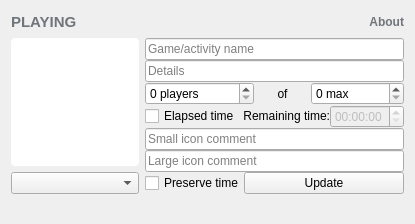
<?xml version="1.0" encoding="UTF-8"?>
<ui version="4.0">
 <class>MainWinClass</class>
 <widget class="QMainWindow" name="MainWinClass">
  <property name="windowModality">
   <enum>Qt::NonModal</enum>
  </property>
  <property name="enabled">
   <bool>true</bool>
  </property>
  <property name="geometry">
   <rect>
    <x>0</x>
    <y>0</y>
    <width>415</width>
    <height>224</height>
   </rect>
  </property>
  <property name="sizePolicy">
   <sizepolicy hsizetype="Fixed" vsizetype="Fixed">
    <horstretch>0</horstretch>
    <verstretch>0</verstretch>
   </sizepolicy>
  </property>
  <property name="maximumSize">
   <size>
    <width>16777215</width>
    <height>16777215</height>
   </size>
  </property>
  <property name="contextMenuPolicy">
   <enum>Qt::NoContextMenu</enum>
  </property>
  <property name="acceptDrops">
   <bool>false</bool>
  </property>
  <property name="windowTitle">
   <string>Discord Rich Presence Tool</string>
  </property>
  <property name="windowIcon">
   <iconset resource="drpt.qrc">
    <normaloff>:/misc/Resources/icon.png</normaloff>:/misc/Resources/icon.png</iconset>
  </property>
  <property name="layoutDirection">
   <enum>Qt::LeftToRight</enum>
  </property>
  <property name="autoFillBackground">
   <bool>false</bool>
  </property>
  <property name="documentMode">
   <bool>false</bool>
  </property>
  <property name="dockOptions">
   <set>QMainWindow::AllowTabbedDocks|QMainWindow::AnimatedDocks</set>
  </property>
  <property name="unifiedTitleAndToolBarOnMac">
   <bool>false</bool>
  </property>
  <widget class="QWidget" name="centralWidget">
   <layout class="QGridLayout" name="gridLayout">
    <item row="0" column="0">
     <layout class="QVBoxLayout" name="verticalLayout_2">
      <item>
       <layout class="QHBoxLayout" name="horizontalLayout">
        <item>
         <widget class="QLabel" name="labelPlaying">
          <property name="font">
           <font>
            <pointsize>11</pointsize>
            <weight>75</weight>
            <bold>true</bold>
           </font>
          </property>
          <property name="styleSheet">
           <string notr="true">color: #70757C</string>
          </property>
          <property name="text">
           <string>PLAYING</string>
          </property>
          <property name="margin">
           <number>0</number>
          </property>
         </widget>
        </item>
        <item>
         <widget class="AboutLabel" name="labelAbout">
          <property name="sizePolicy">
           <sizepolicy hsizetype="Fixed" vsizetype="Preferred">
            <horstretch>0</horstretch>
            <verstretch>0</verstretch>
           </sizepolicy>
          </property>
          <property name="font">
           <font>
            <weight>75</weight>
            <bold>true</bold>
           </font>
          </property>
          <property name="styleSheet">
           <string notr="true">color: #70757C;</string>
          </property>
          <property name="text">
           <string>About</string>
          </property>
          <property name="alignment">
           <set>Qt::AlignRight|Qt::AlignTrailing|Qt::AlignVCenter</set>
          </property>
         </widget>
        </item>
       </layout>
      </item>
      <item>
       <layout class="QHBoxLayout" name="horizontalLayout_2">
        <item>
         <layout class="QVBoxLayout" name="verticalLayout">
          <property name="spacing">
           <number>6</number>
          </property>
          <item>
           <widget class="QLabel" name="labelPlayPic">
            <property name="sizePolicy">
             <sizepolicy hsizetype="Fixed" vsizetype="Fixed">
              <horstretch>0</horstretch>
              <verstretch>0</verstretch>
             </sizepolicy>
            </property>
            <property name="minimumSize">
             <size>
              <width>128</width>
              <height>128</height>
             </size>
            </property>
            <property name="maximumSize">
             <size>
              <width>128</width>
              <height>128</height>
             </size>
            </property>
            <property name="styleSheet">
             <string notr="true">background-color: #FFFFFF; border-radius: 4px;</string>
            </property>
            <property name="text">
             <string/>
            </property>
            <property name="scaledContents">
             <bool>true</bool>
            </property>
            <property name="alignment">
             <set>Qt::AlignCenter</set>
            </property>
            <property name="margin">
             <number>8</number>
            </property>
           </widget>
          </item>
          <item>
           <widget class="QComboBox" name="comboIcon">
            <property name="sizePolicy">
             <sizepolicy hsizetype="Preferred" vsizetype="Fixed">
              <horstretch>0</horstretch>
              <verstretch>0</verstretch>
             </sizepolicy>
            </property>
            <property name="minimumSize">
             <size>
              <width>128</width>
              <height>0</height>
             </size>
            </property>
            <property name="maximumSize">
             <size>
              <width>128</width>
              <height>16777215</height>
             </size>
            </property>
            <property name="editable">
             <bool>false</bool>
            </property>
            <property name="currentIndex">
             <number>-1</number>
            </property>
           </widget>
          </item>
         </layout>
        </item>
        <item>
         <layout class="QVBoxLayout" name="verticalRich">
          <property name="spacing">
           <number>0</number>
          </property>
          <property name="sizeConstraint">
           <enum>QLayout::SetDefaultConstraint</enum>
          </property>
          <property name="leftMargin">
           <number>0</number>
          </property>
          <property name="topMargin">
           <number>0</number>
          </property>
          <property name="rightMargin">
           <number>0</number>
          </property>
          <property name="bottomMargin">
           <number>0</number>
          </property>
          <item>
           <widget class="QLineEdit" name="lineDetails">
            <property name="sizePolicy">
             <sizepolicy hsizetype="Preferred" vsizetype="Fixed">
              <horstretch>0</horstretch>
              <verstretch>0</verstretch>
             </sizepolicy>
            </property>
            <property name="minimumSize">
             <size>
              <width>255</width>
              <height>0</height>
             </size>
            </property>
            <property name="maxLength">
             <number>128</number>
            </property>
            <property name="placeholderText">
             <string>Game/activity name</string>
            </property>
           </widget>
          </item>
          <item>
           <widget class="QLineEdit" name="lineState">
            <property name="sizePolicy">
             <sizepolicy hsizetype="Preferred" vsizetype="Fixed">
              <horstretch>0</horstretch>
              <verstretch>0</verstretch>
             </sizepolicy>
            </property>
            <property name="minimumSize">
             <size>
              <width>255</width>
              <height>0</height>
             </size>
            </property>
            <property name="maxLength">
             <number>128</number>
            </property>
            <property name="placeholderText">
             <string>Details</string>
            </property>
           </widget>
          </item>
          <item>
           <layout class="QHBoxLayout" name="horizontalLayout_3">
            <property name="spacing">
             <number>0</number>
            </property>
            <property name="bottomMargin">
             <number>0</number>
            </property>
            <item>
             <widget class="QSpinBox" name="spinPartySize">
              <property name="sizePolicy">
               <sizepolicy hsizetype="Preferred" vsizetype="Fixed">
                <horstretch>0</horstretch>
                <verstretch>0</verstretch>
               </sizepolicy>
              </property>
              <property name="suffix">
               <string> players</string>
              </property>
              <property name="maximum">
               <number>2147483647</number>
              </property>
             </widget>
            </item>
            <item>
             <widget class="QLabel" name="labelOf">
              <property name="text">
               <string>of</string>
              </property>
              <property name="alignment">
               <set>Qt::AlignCenter</set>
              </property>
              <property name="margin">
               <number>4</number>
              </property>
             </widget>
            </item>
            <item>
             <widget class="QSpinBox" name="spinPartyMax">
              <property name="sizePolicy">
               <sizepolicy hsizetype="Preferred" vsizetype="Fixed">
                <horstretch>0</horstretch>
                <verstretch>0</verstretch>
               </sizepolicy>
              </property>
              <property name="suffix">
               <string> max</string>
              </property>
              <property name="minimum">
               <number>0</number>
              </property>
              <property name="maximum">
               <number>2147483647</number>
              </property>
             </widget>
            </item>
           </layout>
          </item>
          <item>
           <layout class="QHBoxLayout" name="horizontalLayout_4">
            <property name="spacing">
             <number>0</number>
            </property>
            <item>
             <widget class="QCheckBox" name="checkElapsed">
              <property name="sizePolicy">
               <sizepolicy hsizetype="Preferred" vsizetype="Fixed">
                <horstretch>0</horstretch>
                <verstretch>0</verstretch>
               </sizepolicy>
              </property>
              <property name="text">
               <string>Elapsed time</string>
              </property>
             </widget>
            </item>
            <item>
             <widget class="QLabel" name="labelRemain">
              <property name="sizePolicy">
               <sizepolicy hsizetype="Preferred" vsizetype="Fixed">
                <horstretch>0</horstretch>
                <verstretch>0</verstretch>
               </sizepolicy>
              </property>
              <property name="text">
               <string>Remaining time:</string>
              </property>
              <property name="alignment">
               <set>Qt::AlignRight|Qt::AlignTrailing|Qt::AlignVCenter</set>
              </property>
              <property name="margin">
               <number>2</number>
              </property>
             </widget>
            </item>
            <item>
             <widget class="QTimeEdit" name="timeRemain">
              <property name="enabled">
               <bool>false</bool>
              </property>
              <property name="sizePolicy">
               <sizepolicy hsizetype="Fixed" vsizetype="Fixed">
                <horstretch>0</horstretch>
                <verstretch>0</verstretch>
               </sizepolicy>
              </property>
              <property name="dateTime">
               <datetime>
                <hour>0</hour>
                <minute>0</minute>
                <second>0</second>
                <year>2000</year>
                <month>1</month>
                <day>1</day>
               </datetime>
              </property>
              <property name="displayFormat">
               <string>HH:mm:ss</string>
              </property>
             </widget>
            </item>
           </layout>
          </item>
          <item>
           <widget class="QLineEdit" name="lineSmallText">
            <property name="sizePolicy">
             <sizepolicy hsizetype="Preferred" vsizetype="Fixed">
              <horstretch>0</horstretch>
              <verstretch>0</verstretch>
             </sizepolicy>
            </property>
            <property name="minimumSize">
             <size>
              <width>255</width>
              <height>0</height>
             </size>
            </property>
            <property name="maxLength">
             <number>128</number>
            </property>
            <property name="placeholderText">
             <string>Small icon comment</string>
            </property>
           </widget>
          </item>
          <item>
           <widget class="QLineEdit" name="lineLargeText">
            <property name="sizePolicy">
             <sizepolicy hsizetype="Preferred" vsizetype="Fixed">
              <horstretch>0</horstretch>
              <verstretch>0</verstretch>
             </sizepolicy>
            </property>
            <property name="minimumSize">
             <size>
              <width>255</width>
              <height>0</height>
             </size>
            </property>
            <property name="maxLength">
             <number>128</number>
            </property>
            <property name="placeholderText">
             <string>Large icon comment</string>
            </property>
           </widget>
          </item>
          <item>
           <layout class="QHBoxLayout" name="horizontalLayout_5">
            <property name="spacing">
             <number>0</number>
            </property>
            <item>
             <widget class="QCheckBox" name="checkPreserve">
              <property name="enabled">
               <bool>true</bool>
              </property>
              <property name="sizePolicy">
               <sizepolicy hsizetype="Preferred" vsizetype="Fixed">
                <horstretch>0</horstretch>
                <verstretch>0</verstretch>
               </sizepolicy>
              </property>
              <property name="text">
               <string>Preserve time</string>
              </property>
             </widget>
            </item>
            <item>
             <widget class="QPushButton" name="butUpdate">
              <property name="sizePolicy">
               <sizepolicy hsizetype="Expanding" vsizetype="Fixed">
                <horstretch>0</horstretch>
                <verstretch>0</verstretch>
               </sizepolicy>
              </property>
              <property name="minimumSize">
               <size>
                <width>0</width>
                <height>0</height>
               </size>
              </property>
              <property name="text">
               <string>Update</string>
              </property>
             </widget>
            </item>
           </layout>
          </item>
         </layout>
        </item>
       </layout>
      </item>
     </layout>
    </item>
   </layout>
  </widget>
  <widget class="QStatusBar" name="statusBar">
   <property name="sizePolicy">
    <sizepolicy hsizetype="Preferred" vsizetype="Preferred">
     <horstretch>0</horstretch>
     <verstretch>0</verstretch>
    </sizepolicy>
   </property>
   <property name="sizeGripEnabled">
    <bool>false</bool>
   </property>
  </widget>
  <action name="actionExit">
   <property name="text">
    <string>Exit</string>
   </property>
   <property name="menuRole">
    <enum>QAction::QuitRole</enum>
   </property>
   <property name="iconVisibleInMenu">
    <bool>true</bool>
   </property>
   <property name="shortcutVisibleInContextMenu">
    <bool>true</bool>
   </property>
  </action>
  <action name="actionAbout">
   <property name="checkable">
    <bool>false</bool>
   </property>
   <property name="checked">
    <bool>false</bool>
   </property>
   <property name="icon">
    <iconset>
     <normaloff>:/dafk/Resources/test.gif</normaloff>:/dafk/Resources/test.gif</iconset>
   </property>
   <property name="text">
    <string>About</string>
   </property>
   <property name="shortcut">
    <string>F1</string>
   </property>
   <property name="menuRole">
    <enum>QAction::AboutRole</enum>
   </property>
   <property name="shortcutVisibleInContextMenu">
    <bool>true</bool>
   </property>
  </action>
  <action name="actionOpen">
   <property name="text">
    <string>Open</string>
   </property>
   <property name="shortcut">
    <string>Ctrl+O</string>
   </property>
   <property name="shortcutVisibleInContextMenu">
    <bool>true</bool>
   </property>
  </action>
  <action name="actionSave">
   <property name="text">
    <string>Save</string>
   </property>
   <property name="shortcut">
    <string>Ctrl+S</string>
   </property>
   <property name="shortcutVisibleInContextMenu">
    <bool>true</bool>
   </property>
  </action>
  <action name="actionSaveAs">
   <property name="text">
    <string>Save As...</string>
   </property>
   <property name="shortcut">
    <string>Ctrl+Alt+S</string>
   </property>
   <property name="shortcutVisibleInContextMenu">
    <bool>true</bool>
   </property>
  </action>
  <action name="actionNew">
   <property name="text">
    <string>New</string>
   </property>
   <property name="shortcut">
    <string>Ctrl+N</string>
   </property>
   <property name="shortcutVisibleInContextMenu">
    <bool>true</bool>
   </property>
  </action>
 </widget>
 <layoutdefault spacing="6" margin="11"/>
 <customwidgets>
  <customwidget>
   <class>AboutLabel</class>
   <extends>QLabel</extends>
   <header>aboutlabel.hh</header>
  </customwidget>
 </customwidgets>
 <resources>
  <include location="drpt.qrc"/>
 </resources>
 <connections>
  <connection>
   <sender>actionExit</sender>
   <signal>triggered()</signal>
   <receiver>MainWinClass</receiver>
   <slot>close()</slot>
   <hints>
    <hint type="sourcelabel">
     <x>-1</x>
     <y>-1</y>
    </hint>
    <hint type="destinationlabel">
     <x>145</x>
     <y>103</y>
    </hint>
   </hints>
  </connection>
 </connections>
</ui>
